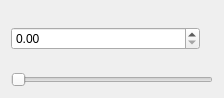
<?xml version="1.0" encoding="UTF-8"?>
<ui version="4.0">
 <class>ValueControlWidget</class>
 <widget class="QWidget" name="ValueControlWidget">
  <property name="geometry">
   <rect>
    <x>0</x>
    <y>0</y>
    <width>224</width>
    <height>98</height>
   </rect>
  </property>
  <property name="windowTitle">
   <string>Form</string>
  </property>
  <layout class="QGridLayout" name="gridLayout">
   <item row="0" column="0">
    <layout class="QVBoxLayout" name="verticalLayout">
     <item>
      <layout class="QHBoxLayout" name="horizontalLayout" stretch="1,0">
       <item>
        <widget class="QDoubleSpinBox" name="valueSpinBox"/>
       </item>
       <item>
        <widget class="QLabel" name="suffixLabel">
         <property name="text">
          <string/>
         </property>
        </widget>
       </item>
      </layout>
     </item>
     <item>
      <widget class="QSlider" name="valueSlider">
       <property name="orientation">
        <enum>Qt::Orientation::Horizontal</enum>
       </property>
      </widget>
     </item>
    </layout>
   </item>
  </layout>
 </widget>
 <resources/>
 <connections/>
</ui>
